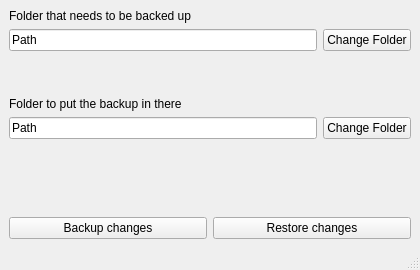
<?xml version="1.0" encoding="UTF-8"?>
<ui version="4.0">
 <class>MainWindow</class>
 <widget class="QMainWindow" name="MainWindow">
  <property name="enabled">
   <bool>true</bool>
  </property>
  <property name="geometry">
   <rect>
    <x>0</x>
    <y>0</y>
    <width>420</width>
    <height>270</height>
   </rect>
  </property>
  <property name="minimumSize">
   <size>
    <width>420</width>
    <height>250</height>
   </size>
  </property>
  <property name="maximumSize">
   <size>
    <width>570</width>
    <height>380</height>
   </size>
  </property>
  <property name="font">
   <font>
    <family>.AppleSystemUIFont</family>
   </font>
  </property>
  <property name="windowTitle">
   <string>Backuper</string>
  </property>
  <widget class="QWidget" name="centralwidget">
   <layout class="QGridLayout" name="gridLayout">
    <item row="2" column="0">
     <layout class="QHBoxLayout" name="horizontalLayout">
      <item>
       <widget class="QPushButton" name="backupButton">
        <property name="text">
         <string>Backup changes</string>
        </property>
        <property name="checkable">
         <bool>false</bool>
        </property>
        <property name="checked">
         <bool>false</bool>
        </property>
        <property name="autoRepeat">
         <bool>false</bool>
        </property>
       </widget>
      </item>
      <item>
       <widget class="QPushButton" name="restoreButton">
        <property name="text">
         <string>Restore changes</string>
        </property>
       </widget>
      </item>
     </layout>
    </item>
    <item row="0" column="0">
     <layout class="QGridLayout" name="gridLayout_2">
      <item row="1" column="1">
       <widget class="QPushButton" name="changeBackupPathButton">
        <property name="text">
         <string>Change Folder</string>
        </property>
       </widget>
      </item>
      <item row="4" column="0" colspan="2">
       <widget class="QLabel" name="label_2">
        <property name="text">
         <string>Folder to put the backup in there</string>
        </property>
       </widget>
      </item>
      <item row="5" column="0">
       <widget class="QLineEdit" name="restorePath">
        <property name="inputMask">
         <string/>
        </property>
        <property name="text">
         <string>Path</string>
        </property>
        <property name="readOnly">
         <bool>true</bool>
        </property>
        <property name="cursorMoveStyle">
         <enum>Qt::LogicalMoveStyle</enum>
        </property>
        <property name="clearButtonEnabled">
         <bool>false</bool>
        </property>
       </widget>
      </item>
      <item row="1" column="0">
       <widget class="QLineEdit" name="backupPath">
        <property name="inputMask">
         <string/>
        </property>
        <property name="text">
         <string>Path</string>
        </property>
        <property name="readOnly">
         <bool>true</bool>
        </property>
        <property name="cursorMoveStyle">
         <enum>Qt::LogicalMoveStyle</enum>
        </property>
        <property name="clearButtonEnabled">
         <bool>false</bool>
        </property>
       </widget>
      </item>
      <item row="0" column="0" colspan="2">
       <widget class="QLabel" name="label">
        <property name="text">
         <string>Folder that needs to be backed up</string>
        </property>
       </widget>
      </item>
      <item row="5" column="1">
       <widget class="QPushButton" name="changeRestorePathButton">
        <property name="text">
         <string>Change Folder</string>
        </property>
       </widget>
      </item>
      <item row="3" column="0" colspan="2">
       <spacer name="verticalSpacer_2">
        <property name="orientation">
         <enum>Qt::Vertical</enum>
        </property>
        <property name="sizeHint" stdset="0">
         <size>
          <width>20</width>
          <height>40</height>
         </size>
        </property>
       </spacer>
      </item>
     </layout>
    </item>
    <item row="1" column="0">
     <spacer name="verticalSpacer">
      <property name="orientation">
       <enum>Qt::Vertical</enum>
      </property>
      <property name="sizeHint" stdset="0">
       <size>
        <width>20</width>
        <height>40</height>
       </size>
      </property>
     </spacer>
    </item>
   </layout>
  </widget>
  <widget class="QStatusBar" name="statusBar"/>
 </widget>
 <resources/>
 <connections/>
</ui>
